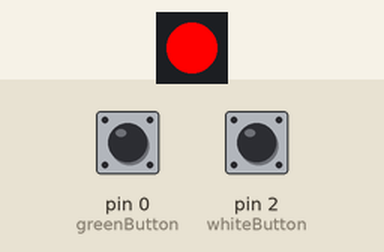
Bench run of a sketch on a simulated Arduino Uno, built with avr-gcc and run on an emulated ATmega328P. On the bench: 1 RGB LEDs in strip order, left to right. The inputs (shaded band) are chosen by the test bench; at power-on: pin 0 (greenButton) HIGH, pin 2 (whiteButton) HIGH. Dim RGB values are drawn brighter than linear.

Above: at 1.2 s.
1.3 s: pin 0 (greenButton) pulled LOW for 0.15 s
At 4.0 s:
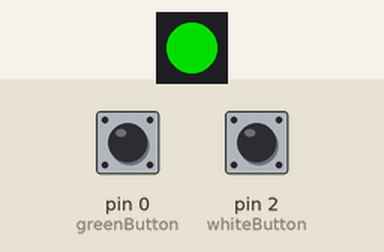
At 14.8 s:
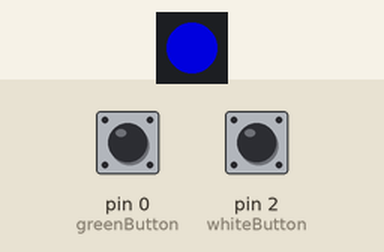
Timing chart, 0 to 15.8 s (numbered marks = the images above; inputs shaded):
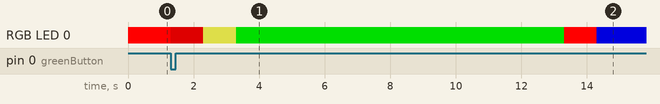

The sketch:

spamgame.ino
```cpp
#include <Adafruit_NeoPixel.h>

int pixelpin = 1;
int greenButton = 0;
int whiteButton = 2;

Adafruit_NeoPixel pixel = Adafruit_NeoPixel(1, pixelpin);

void setup() {
  // put your setup code here, to run once:
  pixel.begin();
  pixel.setPixelColor(0, 255,0,0);
  pixel.show();

  pinMode(greenButton, INPUT_PULLUP);
  pinMode(whiteButton, INPUT_PULLUP);

}

int greenState = HIGH;
int whiteState = HIGH;

int greenScore = 0;
int whiteScore = 0;

int competingTime = 10000;

int gameState = 0;

unsigned long startTime = 0;
void loop() {


  if(gameState == 0)
  {
    //vänta på knapptryck för att starta
    if(digitalRead(greenButton) == LOW || digitalRead(whiteButton) == LOW)
    {
      gameState = 1;
    }

  }
  else if(gameState == 1)
  {
     pixel.setPixelColor(0, 155,0,0);
     pixel.show();
     delay(1000);
     pixel.setPixelColor(0,155 ,155,51);
     pixel.show();
     delay(1000);
     pixel.setPixelColor(0,0,155,0);
     pixel.show();
     gameState = 2;


  }
  else if(gameState == 2)
  {
    //hur lång tid det gått sen vi startade
    startTime = millis();

    while( millis() - startTime < competingTime )
    {
      int greenNewState = digitalRead(greenButton);

      if( greenNewState != greenState)
      {
        greenState = greenNewState;
        greenScore++;
      }

      int whiteNewState = digitalRead(whiteButton);

      if( whiteNewState != whiteState)
      {
        whiteState = whiteNewState;
        whiteScore++;
      }
    }
    gameState = 3;
  }
  else if(gameState == 3)
  {
     pixel.setPixelColor(0, 255,0,0);
     pixel.show();
     delay(1000);
     if(whiteScore > greenScore)
     {
           pixel.setPixelColor(0, 155,155,155);
           pixel.show();
     }
     if(greenScore > whiteScore)
     {
            pixel.setPixelColor(0, 0,155,0);
            pixel.show();
     }

     if(greenScore == whiteScore)
     {
       pixel.setPixelColor(0, 0,0,155);
       pixel.show();
     }
     greenScore = 0;
     whiteScore = 0;
     gameState = 0;
  }


}
```

Measured:
- after the input at 1.3 s, RGB LED 0: RGB(255, 0, 0) → RGB(155, 0, 0) at once, → RGB(155, 155, 51) 1.0 s later, → RGB(0, 155, 0) 1.0 s later, → RGB(255, 0, 0) 10.0 s later, … (5 changes in this stretch)
